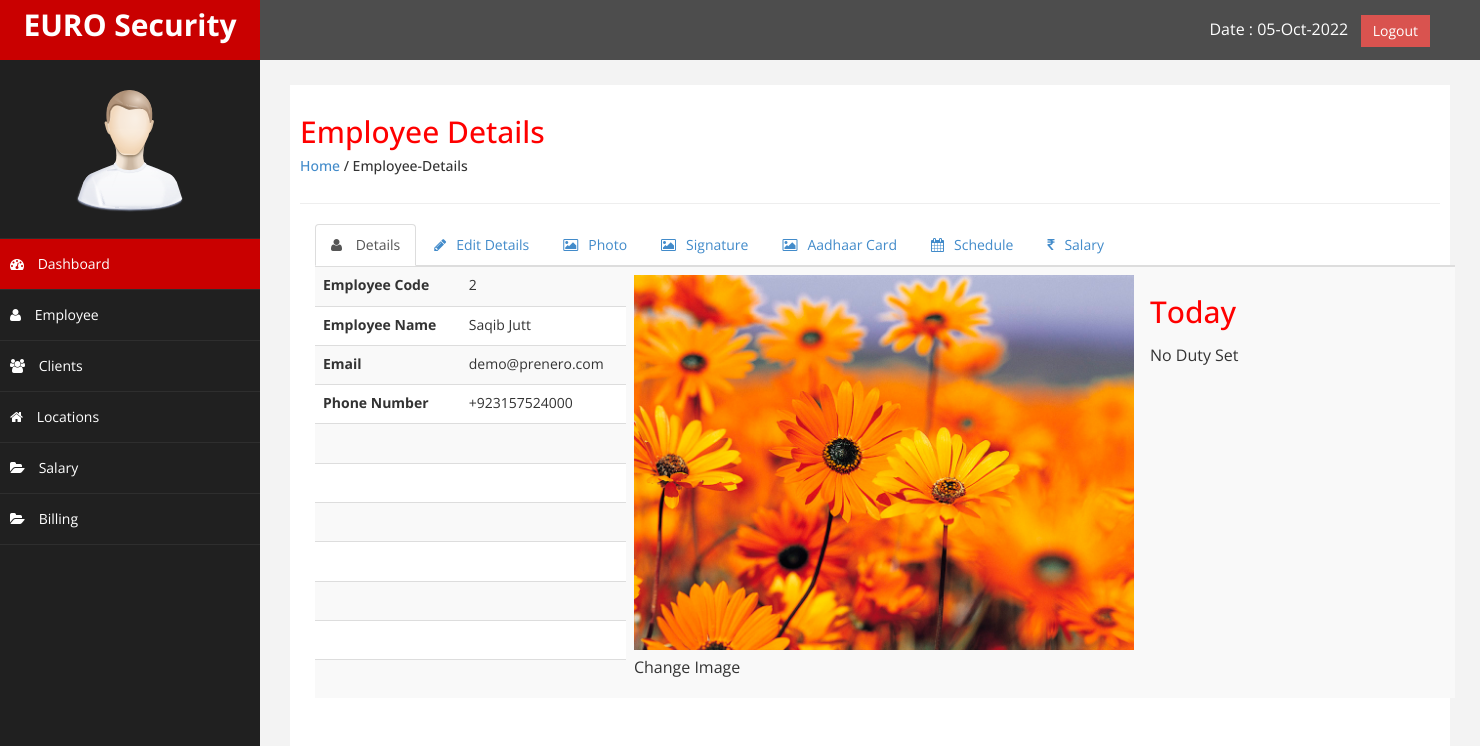
The page /employee-details.php?employee_code=2 (signed in) on the database its author committed.
### tables this page shows
CREATE TABLE `employee` (
  `employee_code` int(11) NOT NULL,
  `employee_name` varchar(255) DEFAULT NULL,
  `emp_email` varchar(255) DEFAULT NULL,
  `emp_phone` varchar(255) DEFAULT NULL,
  `password` varchar(255) DEFAULT NULL,
  `address` varchar(255) DEFAULT NULL,
  `emp_type` varchar(255) DEFAULT NULL,
  `per_day_salary` decimal(10,2) DEFAULT NULL,
  `esi` varchar(10) DEFAULT NULL,
  `esi_per` varchar(255) DEFAULT NULL,
  `pf_num` varchar(11) DEFAULT NULL,
  `pf_per` varchar(255) DEFAULT NULL,
  `pan_num` varchar(11) DEFAULT NULL,
  `dp` varchar(255) DEFAULT NULL,
  `signature` varchar(255) DEFAULT NULL,
  `adhaar_card` varchar(255) DEFAULT NULL,
  `scehdule` varchar(255) DEFAULT NULL,
  `salary` decimal(10,2) DEFAULT NULL,
  `date_added` datetime DEFAULT NULL
);

### employee-details.php (the view, shortened to what this page needs)
<?php
include('config.php');
include ('header.php');
include('sidebar.php');
?>
  <div id="page-wrapper" >
	  <div id="page-inner">
		  <div class="row">
			  <div class="col-md-12">
				  <h2>Employee Details</h2>
				  <h5><a href="dashboard.php">Home</a> / Employee-Details</h5>
			  </div>
		  </div>
		  <hr />
		  <div class="row">
			  <div class="col-md-12">
				  <div id="exTab2" class="container">
					  <ul class="nav nav-tabs">
						  <li class="active"><a  href="#1" data-toggle="tab"><i class="fa fa-user"></i> Details</a></li>
						  <li><a href="#2" data-toggle="tab"><i class="fa fa-pencil"></i>Edit Details</a></li>
						  <li><a href="#3" data-toggle="tab"><i class="fa fa-picture-o" aria-hidden="true"></i>Photo</a></li>
						  <li><a href="#4" data-toggle="tab"><i class="fa fa-picture-o" aria-hidden="true"></i>Signature</a></li>
						  <li><a href="#5" data-toggle="tab"><i class="fa fa-picture-o" aria-hidden="true"></i>Aadhaar Card</a></li>
						  <li><a href="#6" data-toggle="tab"><i class="fa fa-calendar" aria-hidden="true"></i>Schedule</a></li>
						  <li><a href="#7" data-toggle="tab"><i class="fa fa-inr" aria-hidden="true"></i>Salary</a></li>
					  </ul>
					  <div class="tab-content ">
							<div class="tab-pane active" id="1">
								<?php
								$employee_code = $_GET['employee_code'];
								$sql = "select * from employee where employee_code = '$employee_code'";
								$result = $connect->query($sql);
								if($result){
									$crow = mysqli_fetch_array($result);
									$profileImage = $crow['dp'];
								?>
								<table class="table table-hover table-striped">
									<tbody>
										<tr>
											<td  style="width: 15%;">
												<strong>Employee Code</strong>
											</td>
											<td  style="width: 15%;">
												<?php echo $crow['employee_code']; ?>
											</td>
											<td  style="width: 35%;" rowspan="11">
												<img src="uploads/profile_pic/<?php echo $profileImage;?>" alt="" style="max-width: 500px">
												<p>Change Image</p>
											</td>
											<td  style="width: 35%;" rowspan="11">
												<h2>Today</h2>
												<p><span>No Duty Set</span></p>
											</td>
										</tr>
							<tr>
							  <td><strong>Employee Name</strong></td>
							  <td><?php echo $crow['employee_name']; ?></td>
							</tr>
							<tr>
							  <td><strong>Email</strong></td>
							  <td><?php echo $crow['emp_email']; ?></td>
							</tr>
							<tr>
							  <td><strong>Phone Number</strong></td>
							  <td><?php echo $crow['emp_phone']; ?></td>
							</tr>
							<tr>
							  <td>&nbsp;</td>
							  <td>&nbsp;</td>
							</tr>
							<tr>
							  <td>&nbsp;</td>
							  <td>&nbsp;</td>
							</tr>
							<tr>
							  <td>&nbsp;</td>
							  <td>&nbsp;</td>
							</tr>
							<tr>
							  <td>&nbsp;</td>
							  <td>&nbsp;</td>
							</tr>
							<tr>
							  <td>&nbsp;</td>
							  <td>&nbsp;</td>
							</tr>
							<tr>
							  <td>&nbsp;</td>
							  <td>&nbsp;</td>
							</tr>
							<tr>
							  <td>&nbsp;</td>
							  <td>&nbsp;</td>
							</tr>
						  </tbody>
						</table>
							</div>
                                    <?php
									}
									?>
						</div>
							</div>
						</div>
					</div>
                </div>
            </div>
    </div>
<?php
include('footer.php');
?>

### css/custom.css (style rules this page uses)
body { font-family: 'Open Sans', sans-serif; }
#page-wrapper { padding: 15px 15px; min-height: 600px; background:#F3F3F3; }
#page-inner { width:100%; margin:10px 20px 10px 0px; background-color:#fff!important; padding:10px; min-height:1200px; }
h2 { color: #f00; }
p { font-size:16px; line-height:25px; padding-top:5px; }
a { text-decoration: none; }
.nav > li > a > i { margin-right:10px; }
@media (min-width:768px) { #page-wrapper { margin: 0 0 0 260px; padding: 15px 30px; min-height: 1200px; } }

### rows shown on the page
employee: employee_code "2", dp (picture), employee_name "Saqib Jutt", emp_email "demo@prenero.com", emp_phone "+923157524000"
